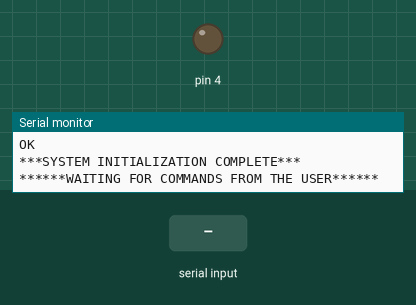
Simulated run of this sketch. Board: Arduino Uno, built with avr-gcc and run on an emulated ATmega328P. On the bench: output pins drawn as LEDs (lit = HIGH), the last lines printed to the serial monitor. Inputs (shaded band) come from the test bench. The modem accepts every AT command (registered, SIM ready, sends succeed) and sends nothing else.

Above: at 4.3 s.
4.4 s: "R" received over the second serial link
At 5.6 s:
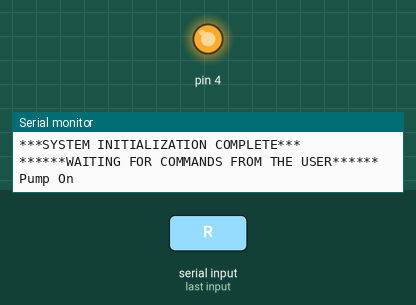
5.9 s: "F" received over the second serial link
At 6.9 s:
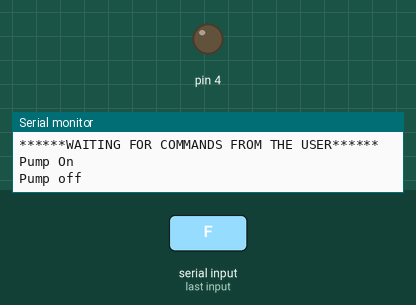
Timing chart, 0 to 8.9 s (numbered marks = the images above; inputs shaded):
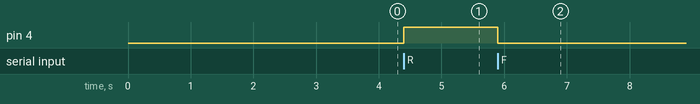

Measured:
- after the input at 4.4 s, pin 4: LOW → HIGH at once
- after the input at 5.9 s, pin 4: HIGH → LOW at once

The sketch:

Manual_System.ino
```cpp
#include <SoftwareSerial.h>
SoftwareSerial serial(3, 2); // RX digital pin 3, TX digital pin 2.


void setup()
{
  pinMode(4,OUTPUT);
  digitalWrite(4,0);
  Serial.begin(9600);
  Serial.println("******INITIALIZING SYSTEM******");
  serial.begin(9600); //Baud rate of the GSM/GPRS Module
  serial.println("AT+CMGF=1\r");
  updateSerial();
  delay(100);
  //serial.println("AT+CMGR=1\r");//Read SMS at location 1.
  serial.println("AT+CNMI=2,2,0,0,0\r"); //To read newly arrived SMS.
  updateSerial();
  delay(2000);

 Serial.println("***SYSTEM INITIALIZATION COMPLETE***\n\n\n");
 Serial.println("******WAITING FOR COMMANDS FROM THE USER******");

}

void loop()
{
  if (serial.available() > 0)
  {
    int c = serial.read();
    if (c == 'R' )
    {
      //Turn on pump
      digitalWrite(4,1);
      Serial.println("Pump On");
    }
    if (c == 'F' )
    {
      //Turn off pump
      digitalWrite(4,0);
      Serial.println("Pump off");
    }

    //Serial.write(c);
  }
}

void updateSerial()
{
  delay(500);
  while (Serial.available())
  {
    serial.write(Serial.read());//Forward what Serial received to Software Serial Port
  }
  while(serial.available())
  {
    Serial.write(serial.read());//Forward what Software Serial received to Serial Port
  }
}
```
